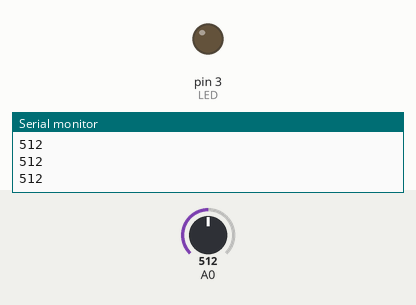
This sketch was run on a simulated Arduino Uno, built with avr-gcc and run on an emulated ATmega328P. On the bench: output pins drawn as LEDs (lit = HIGH), the last lines printed to the serial monitor. The test bench sets the inputs (shaded band); at power-on: A0 = 512.

Above: at 1.2 s.
1.3 s: A0 set to 716
At 2.4 s:
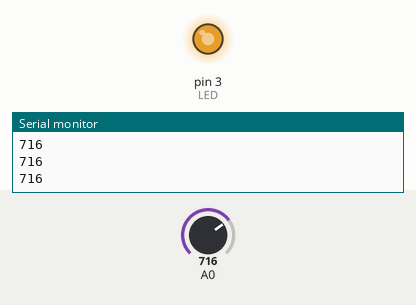
2.8 s: A0 set to 749
At 3.6 s:
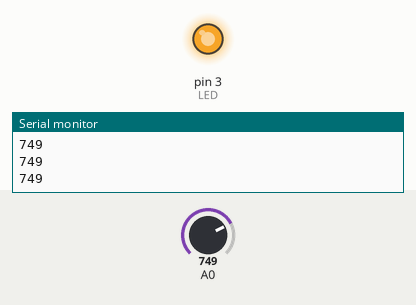
4.3 s: A0 set to 768
At 4.7 s:
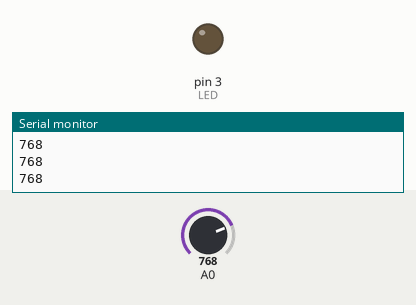
5.8 s: A0 set to 900
At 7.0 s:
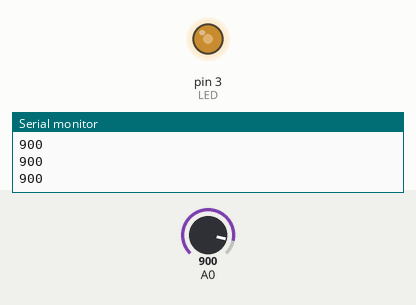
7.3 s: A0 set to 306
At 8.2 s:
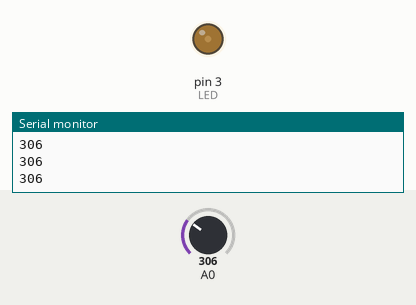
8.8 s: A0 set to 0
At 9.2 s:
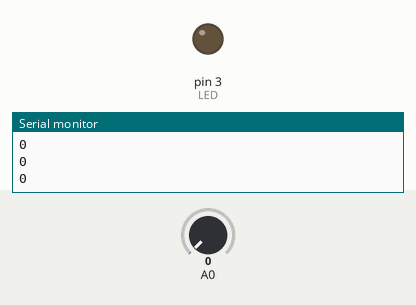
Timing chart, 0 to 11.3 s (numbered marks = the images above; inputs shaded):
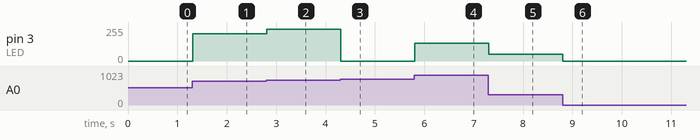

Measured:
- the behaviour switches between 767 and 768 on A0 (found by bisection; images 2 and 3)
- after the input at 1.3 s, pin 3 (LED): 0/255 → 204/255 at once
- after the input at 2.8 s, pin 3 (LED): 204/255 → 237/255 at once
- after the input at 4.3 s, pin 3 (LED): 237/255 → 0/255 at once
- after the input at 5.8 s, pin 3 (LED): 0/255 → 132/255 at once
- after the input at 7.3 s, pin 3 (LED): 132/255 → 50/255 at once
- after the input at 8.8 s, pin 3 (LED): 50/255 → 0/255 at once

The sketch:

ledpotenciometro.ino
```cpp
const int LED=3;
int i;

void setup(){
  Serial.begin(9600);
  pinMode(LED,OUTPUT);
}

void loop() {

int sensorValue = analogRead(A0);

  Serial.println(sensorValue);
  delay(1);

analogWrite(LED,sensorValue);

}
```
